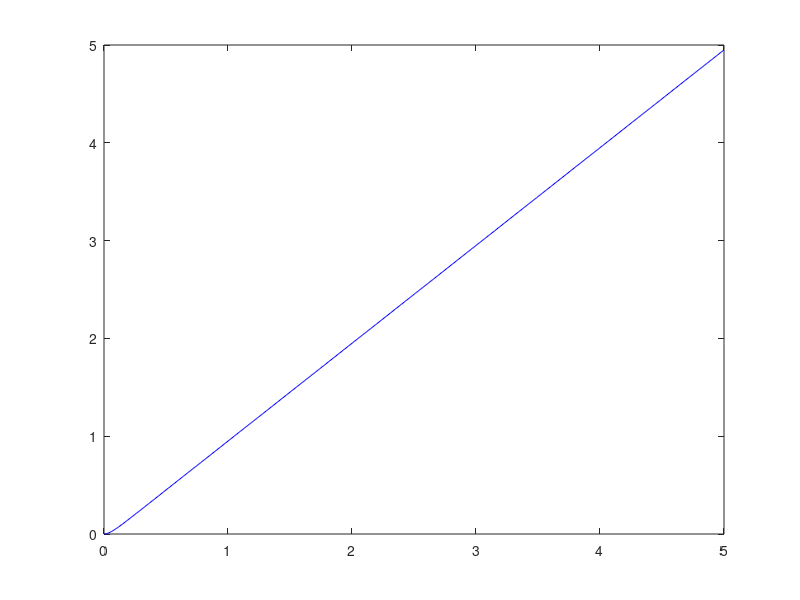
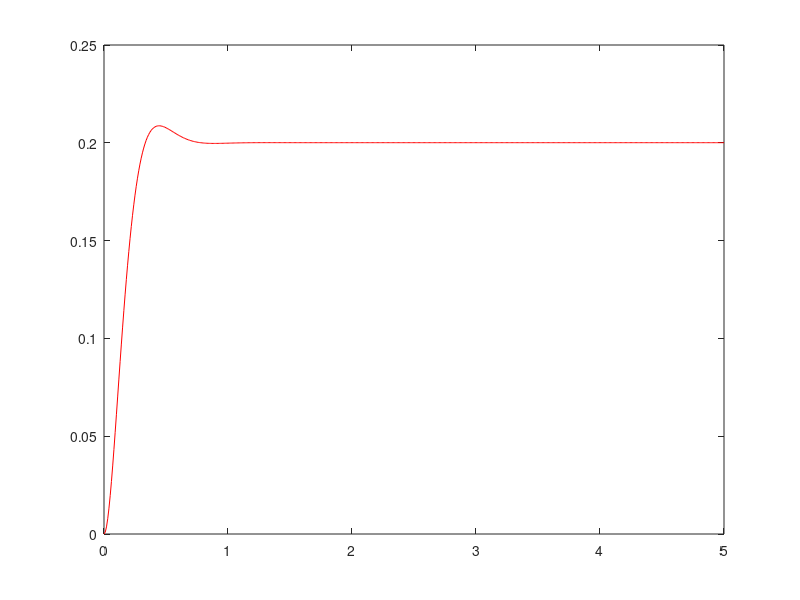

Write the MATLAB code that produced these figures, in order.
clc
clear 
A=[-20 20;0 0];
B=[0;1];
C=[1 0];
D=[0];
disp(rank(ctrb(A,B)))
sys=ss(A,B,C,D);
t=0:0.01:5;
y=step(sys,t);
P=[-7.07+7.07*1i -7.07-7.07*1i];
K=acker(A,B,P);
sys_new=ss(A-B*K,B,C,D);
y_new=step(sys_new,t);
figure()
plot(t,y,'b');
figure()
plot(t,y_new,'r');
